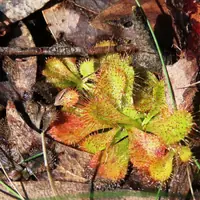
#> input picture site/img/examples/240743822-thumb.webp, 200 x 200 px
$ python -i score_out_of_list_photos.py   (imports and definitions only)
#> lines starting #> are read from the running program, lines starting #| are printed output that depends on the picture
"""Spot check: what the species model says about photos outside its 110 species.

Downloads the photos listed in a manifest (Wikimedia Commons, CC0 / public
domain / CC BY), runs the shipped int8 model with the browser's preprocessing,
applies the site's decision rule, and writes a table. The photos are cached
locally and never committed; the manifest records their source and licence.

This is a sanity check of the wording on the site, not an evaluation: about 20
photos is far too few to tune the threshold on, and the threshold is not
changed from it. See docs/reports/species-out-of-list-check.md.

Preprocessing (as site/classify.js, method "pil"): EXIF rotation applied, RGB,
short side to 255 px (Pillow bicubic), centre crop 224, pixel / 255.

Run from the repo root:
  PYTHONPATH=src python scripts/score_out_of_list_photos.py --cache /tmp/oos-photos
"""
from __future__ import annotations

import argparse
import hashlib
import json
import time
import urllib.request
from pathlib import Path

import numpy as np
from PIL import Image, ImageOps

from sundew_segmentation.species_decision import P_ANSWER, decide, load_sections

ROOT = Path(__file__).resolve().parents[1]
RELEASE = ROOT / "release/species-v1.0.0"
UA = "sundew-segmenting out-of-list check (https://github.com/piercetaylor/sundew-segmenting)"


def preprocess(path: Path) -> np.ndarray:
    with Image.open(path) as im:
#> im is the input picture: PIL image 200x200 RGB; mean R, G, B 135.7, 105.7, 66
        im = ImageOps.exif_transpose(im).convert("RGB")
    w, h = im.size
#> w = 200; h = 200
    size = (255, int(255 * h / w)) if w <= h else (int(255 * w / h), 255)
#> size = (255, 255)
    im = im.resize(size, Image.BICUBIC)
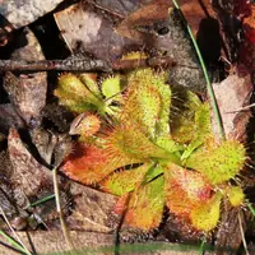
#> im: PIL image 255x255 RGB; mean R, G, B 135.7, 105.7, 66.1
    left, top = round((size[0] - 224) / 2), round((size[1] - 224) / 2)
#> left = 16; top = 16
    im = im.crop((left, top, left + 224, top + 224))
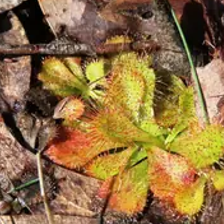
#> im: PIL image 224x224 RGB; mean R, G, B 143.4, 112.1, 66.2
    x = np.asarray(im, dtype=np.float32) / 255.0
    return x.transpose(2, 0, 1)[None]


# [44 lines left out: functions fetch, main, not called in this run]


# [2 lines not run here, left out]

>>> result = preprocess('../site/img/examples/240743822-thumb.webp')

$ run again, on site/img/examples/441658938-thumb.webp
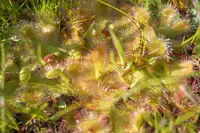
#> input picture site/img/examples/441658938-thumb.webp, 200 x 133 px
#> in preprocess, im is the input picture: PIL image 200x133 RGB; mean R, G, B 148.1, 124.7, 55.8
#> in preprocess, `im = im.resize(size, Image.BICUBIC)`:
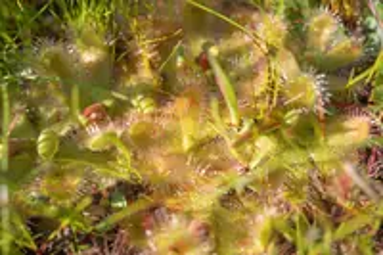
#> im: PIL image 383x255 RGB; mean R, G, B 148.1, 124.7, 55.9
#> in preprocess, `im = im.crop((left, top, left + 224, top + 224))`:
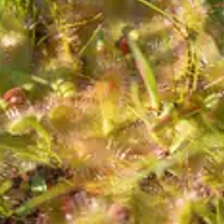
#> im: PIL image 224x224 RGB; mean R, G, B 163.5, 134.1, 59.7

$ run again, on site/img/examples/557461693-thumb.webp
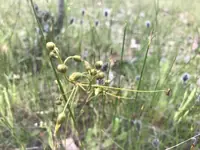
#> input picture site/img/examples/557461693-thumb.webp, 200 x 150 px
#> in preprocess, im is the input picture: PIL image 200x150 RGB; mean R, G, B 154.2, 160.9, 127.5
#> in preprocess, `im = im.resize(size, Image.BICUBIC)`:
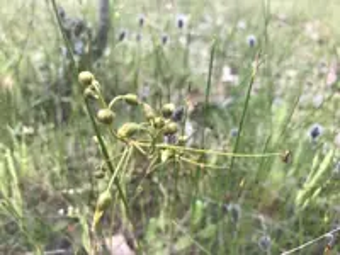
#> im: PIL image 340x255 RGB; mean R, G, B 154.2, 160.9, 127.5
#> in preprocess, `im = im.crop((left, top, left + 224, top + 224))`:
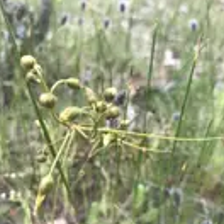
#> im: PIL image 224x224 RGB; mean R, G, B 147.4, 154, 120.8

$ run again, on site/img/examples/574603642-thumb.webp
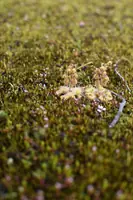
#> input picture site/img/examples/574603642-thumb.webp, 133 x 200 px
#> in preprocess, im is the input picture: PIL image 133x200 RGB; mean R, G, B 109.4, 96.8, 46.6
#> in preprocess, `im = im.resize(size, Image.BICUBIC)`:
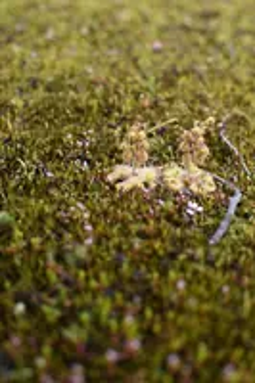
#> im: PIL image 255x383 RGB; mean R, G, B 109.4, 96.8, 46.6
#> in preprocess, `im = im.crop((left, top, left + 224, top + 224))`:
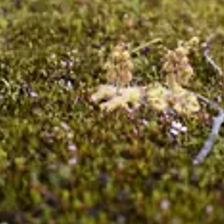
#> im: PIL image 224x224 RGB; mean R, G, B 108.7, 94.9, 46.9
